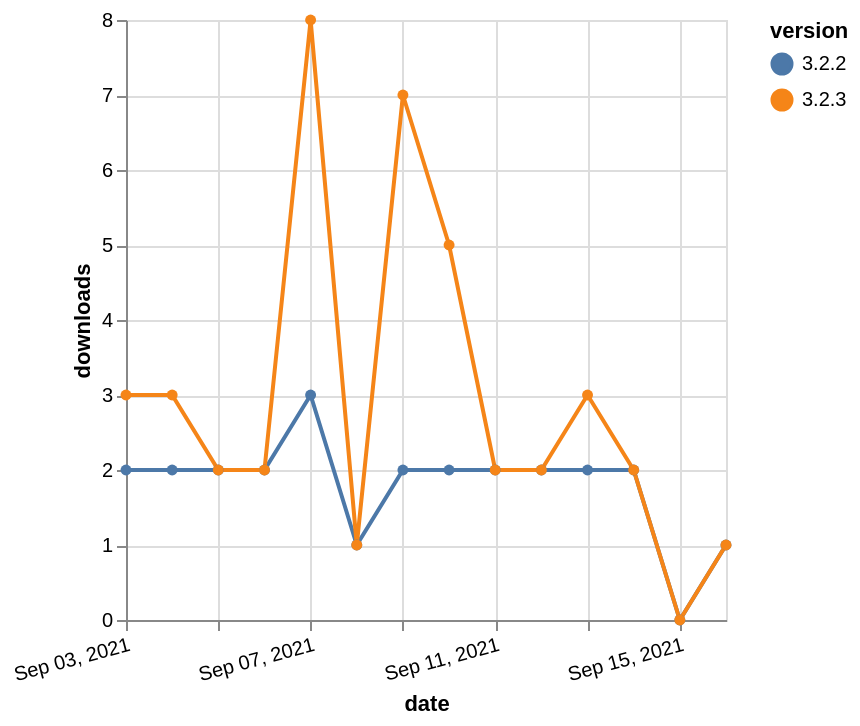

This figure's Vega-Lite source:
### Vega-Lite specification from a JSON file in a GitHub repository (floating-point values rounded to 4 significant figures)
{"$schema": "https://vega.github.io/schema/vega-lite/v5.json", "description": "A simple bar chart with embedded data.", "data": {"values": [{"date": "2021-09-03", "total": 2640, "delta": 2, "version": "3.2.2"}, {"date": "2021-09-04", "total": 2642, "delta": 2, "version": "3.2.2"}, {"date": "2021-09-05", "total": 2644, "delta": 2, "version": "3.2.2"}, {"date": "2021-09-06", "total": 2646, "delta": 2, "version": "3.2.2"}, {"date": "2021-09-07", "total": 2649, "delta": 3, "version": "3.2.2"}, {"date": "2021-09-08", "total": 2650, "delta": 1, "version": "3.2.2"}, {"date": "2021-09-09", "total": 2652, "delta": 2, "version": "3.2.2"}, {"date": "2021-09-10", "total": 2654, "delta": 2, "version": "3.2.2"}, {"date": "2021-09-11", "total": 2656, "delta": 2, "version": "3.2.2"}, {"date": "2021-09-12", "total": 2658, "delta": 2, "version": "3.2.2"}, {"date": "2021-09-13", "total": 2660, "delta": 2, "version": "3.2.2"}, {"date": "2021-09-14", "total": 2662, "delta": 2, "version": "3.2.2"}, {"date": "2021-09-15", "total": 2662, "delta": 0, "version": "3.2.2"}, {"date": "2021-09-16", "total": 2663, "delta": 1, "version": "3.2.2"}, {"date": "2021-09-03", "total": 5180, "delta": 3, "version": "3.2.3"}, {"date": "2021-09-04", "total": 5183, "delta": 3, "version": "3.2.3"}, {"date": "2021-09-05", "total": 5185, "delta": 2, "version": "3.2.3"}, {"date": "2021-09-06", "total": 5187, "delta": 2, "version": "3.2.3"}, {"date": "2021-09-07", "total": 5195, "delta": 8, "version": "3.2.3"}, {"date": "2021-09-08", "total": 5196, "delta": 1, "version": "3.2.3"}, {"date": "2021-09-09", "total": 5203, "delta": 7, "version": "3.2.3"}, {"date": "2021-09-10", "total": 5208, "delta": 5, "version": "3.2.3"}, {"date": "2021-09-11", "total": 5210, "delta": 2, "version": "3.2.3"}, {"date": "2021-09-12", "total": 5212, "delta": 2, "version": "3.2.3"}, {"date": "2021-09-13", "total": 5215, "delta": 3, "version": "3.2.3"}, {"date": "2021-09-14", "total": 5217, "delta": 2, "version": "3.2.3"}, {"date": "2021-09-15", "total": 5217, "delta": 0, "version": "3.2.3"}, {"date": "2021-09-16", "total": 5218, "delta": 1, "version": "3.2.3"}]}, "width": "container", "mark": {"type": "line", "point": {"filled": true}}, "encoding": {"x": {"field": "date", "type": "temporal", "timeUnit": "yearmonthdate", "title": "date", "axis": {"labelAngle": -15}}, "y": {"field": "delta", "type": "quantitative", "title": "downloads"}, "color": {"field": "version", "type": "nominal"}, "tooltip": {"field": "delta"}}}
